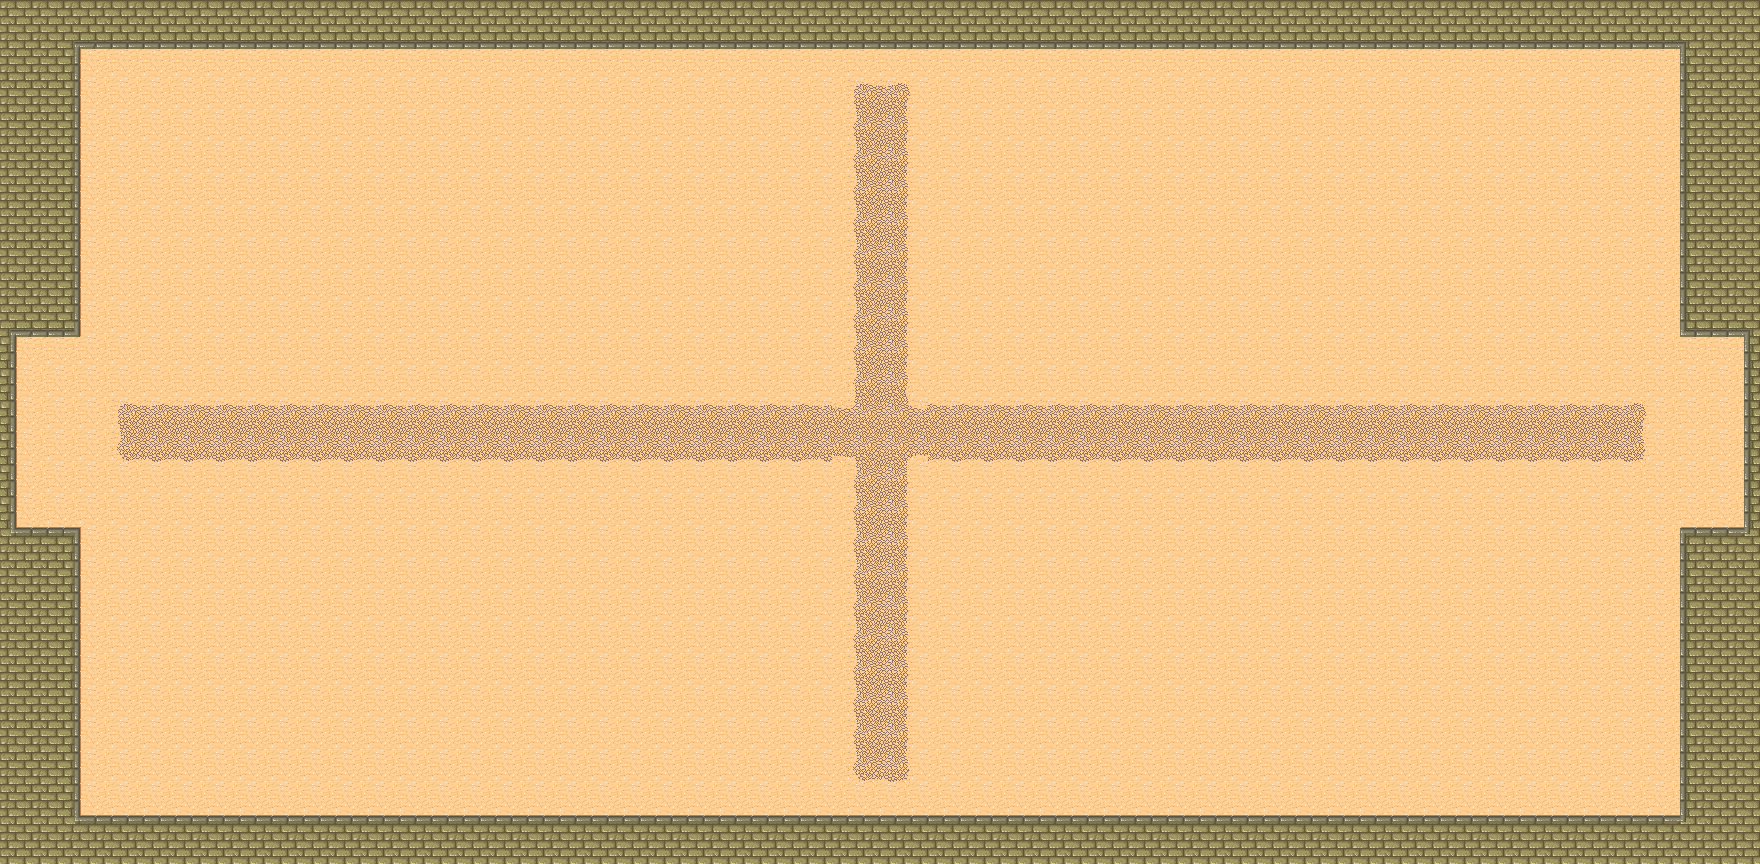

This is a level from a 2D game, rendered from its Tiled map with the project's own tilesets. A one-line summary and the map file follow, with tile-layer data summarised:
An orthogonal 55x27 tile map with 32x32 px tiles, 1 tile layer (Kachelebene 1) and 21 objects (7x Wand, 3x Ballspawn, 2x Playerspawn, Gate 1, Gate 0).

<map version="1.0" orientation="orthogonal" renderorder="right-down" width="55" height="27" tilewidth="32" tileheight="32" nextobjectid="70">
 <tileset firstgid="1" name="Dummygrafik" tilewidth="32" tileheight="32" spacing="1" margin="1" tilecount="48">
  <image source="Dummygrafik.png" trans="ffffff" width="265" height="199" />
 </tileset>
 <layer name="Kachelebene 1" width="55" height="27">
  <data>[1485 cells, 1485 non-empty, 27 distinct tile ids]</data>
 </layer>
 <objectgroup name="Collision">
  <object id="1" type="Wand" x="2" y="0" width="76" height="334">
   <properties>
    <property name="Entitytype" value="Wall" />
   </properties>
  </object>
  <object id="14" type="Wand" x="0" y="334.667" width="14.6667" height="197.333">
   <properties>
    <property name="Entitytype" value="Wall" />
   </properties>
  </object>
  <object id="15" x="1.33333" y="530.667" width="76" height="337.333">
   <properties>
    <property name="Entitytype" value="Wall" />
   </properties>
  </object>
  <object id="16" type="Wand" x="78" y="816" width="1682" height="48">
   <properties>
    <property name="Entitytype" value="Wall" />
   </properties>
  </object>
  <object id="17" type="Wand" x="78" y="0" width="1682" height="50">
   <properties>
    <property name="Entitytype" value="Wall" />
   </properties>
  </object>
  <object id="18" type="Wand" x="1678" y="48" width="80" height="292">
   <properties>
    <property name="Entitytype" value="Wall" />
   </properties>
  </object>
  <object id="19" type="Wand" x="1678" y="526" width="78" height="288">
   <properties>
    <property name="Entitytype" value="Wall" />
   </properties>
  </object>
  <object id="20" type="Wand" x="1742" y="338" width="21" height="186">
   <properties>
    <property name="Entitytype" value="Wall" />
   </properties>
  </object>
  <object id="63" gid="48" x="864" y="192" width="32" height="32">
   <properties>
    <property name="Entitytype" value="Magnet" />
    <property name="Polarity" value="Positiv" />
   </properties>
  </object>
  <object id="64" gid="48" x="512" y="226" width="32" height="32">
   <properties>
    <property name="Entitytype" value="Magnet" />
    <property name="Polarity" value="Positiv" />
   </properties>
  </object>
  <object id="65" gid="48" x="192" y="320" width="32" height="32">
   <properties>
    <property name="Entitytype" value="Magnet" />
    <property name="Polarity" value="Positiv" />
   </properties>
  </object>
  <object id="66" gid="47" x="866" y="706" width="32" height="32">
   <properties>
    <property name="Entitytype" value="Magnet" />
    <property name="Polarity" value="Negativ" />
   </properties>
  </object>
  <object id="68" gid="47" x="1216" y="674" width="32" height="32">
   <properties>
    <property name="Entitytype" value="Magnet" />
    <property name="Polarity" value="Negativ" />
   </properties>
  </object>
  <object id="69" gid="47" x="1536" y="576" width="32" height="32">
   <properties>
    <property name="Entitytype" value="Magnet" />
    <property name="Polarity" value="Negativ" />
   </properties>
  </object>
 </objectgroup>
 <objectgroup name="Spawn">
  <object id="38" name="Ballspawn Start" type="Ballspawn" x="864" y="416" width="31" height="31">
   <properties>
    <property name="Entitytype" value="BallSpawn" />
   </properties>
  </object>
  <object id="39" name="Ballspawn A" type="Ballspawn" x="384" y="416" width="31" height="31">
   <properties>
    <property name="Entitytype" value="BallSpawn" />
    <property name="Team" value="0" />
   </properties>
  </object>
  <object id="40" name="Ballspawn B" type="Ballspawn" x="1344" y="416" width="31" height="31">
   <properties>
    <property name="Entitytype" value="BallSpawn" />
    <property name="Team" value="1" />
   </properties>
  </object>
  <object id="46" name="Playerspawn B" type="Playerspawn" x="1600" y="416" width="31" height="31">
   <properties>
    <property name="Entitytype" value="PlayerSpawn" />
    <property name="Team" value="1" />
   </properties>
  </object>
  <object id="47" name="Playerspawn A" type="Playerspawn" x="128" y="416" width="31" height="31">
   <properties>
    <property name="Entitytype" value="PlayerSpawn" />
    <property name="Team" value="0" />
   </properties>
  </object>
 </objectgroup>
 <objectgroup name="Gate">
  <object id="49" name="Gate 1" x="1696" y="340" width="45" height="185">
   <properties>
    <property name="Entitytype" value="Gate" />
    <property name="Team" value="1" />
   </properties>
  </object>
  <object id="50" name="Gate 0" x="14" y="335" width="49" height="192">
   <properties>
    <property name="Entitytype" value="Gate" />
    <property name="Team" value="0" />
   </properties>
  </object>
 </objectgroup>
 <objectgroup name="Magnet" />
</map>
